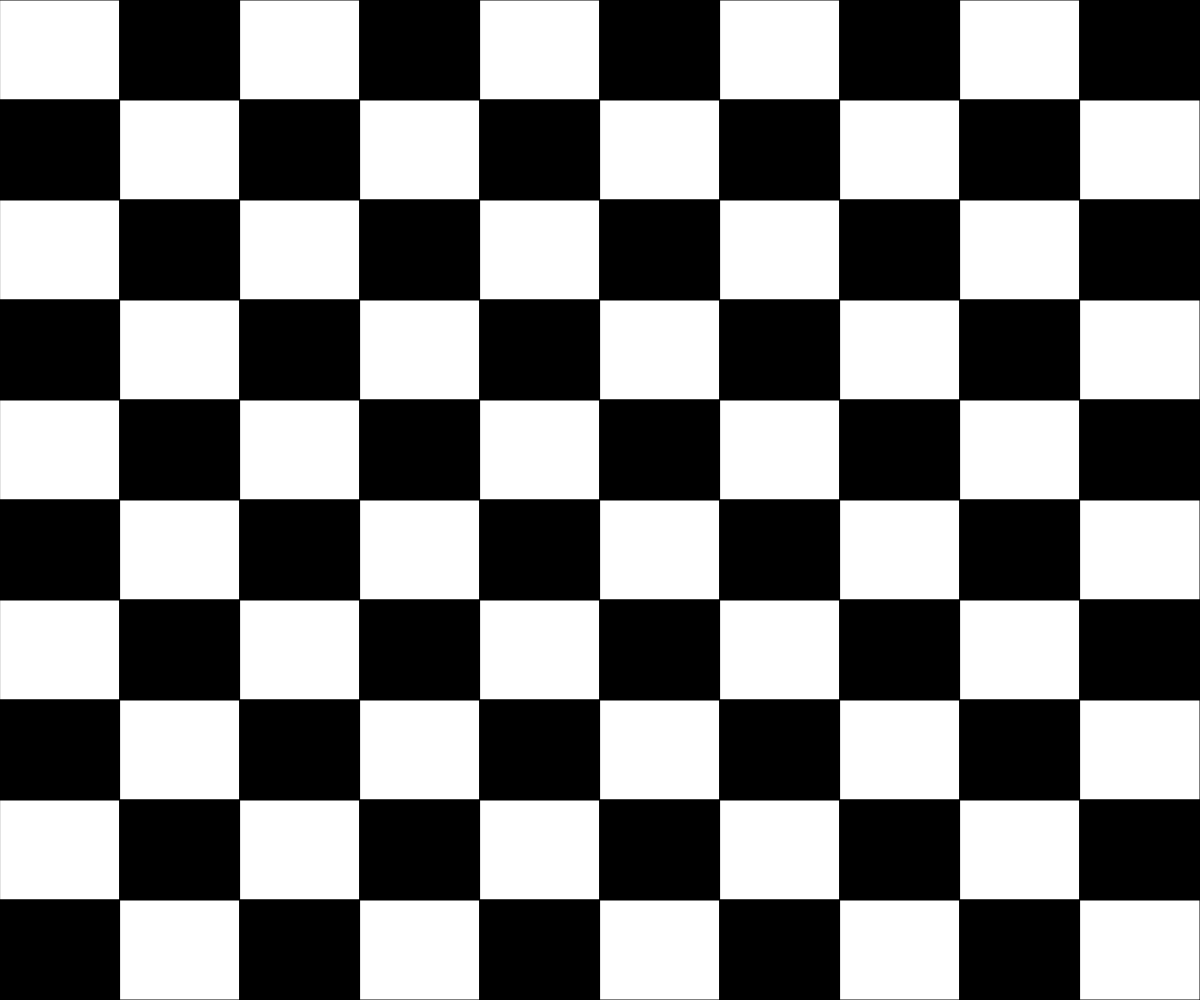
Frame 1 (no input)
Frame 60 (no input): identical to frame 1, image omitted
Frame 120 (the mouse pressed at the canvas centre since frame 60): identical to frame 1, image omitted

The p5.js sketch that drew this single still picture (run headless with seeded random() and noise() and a simulated clock; from frame 60 on, the mouse is pressed at the canvas centre):

// p5.js sketch
// ── sketch.js
// https://editor.p5js.org/jht9629-nyu/sketches/3dNEb_UfI
// Blossom checkboard bool

let ncell = 10;
let xcell;
let ycell;

function setup() {
  createCanvas(windowWidth, windowHeight);
  xcell = width / ncell;
  ycell = height / ncell;
}

function draw() {
  background(220);
  let startBlack = false;
  for (let y = 0; y < height; y += ycell) {
    let isBlack = startBlack;
    startBlack = !startBlack;
    for (let x = 0; x < width; x += xcell) {
      if (isBlack) {
        fill("black");
      } else {
        fill("white");
      }
      rect(x, y, xcell, ycell);
      isBlack = !isBlack;
    }
  }
}
